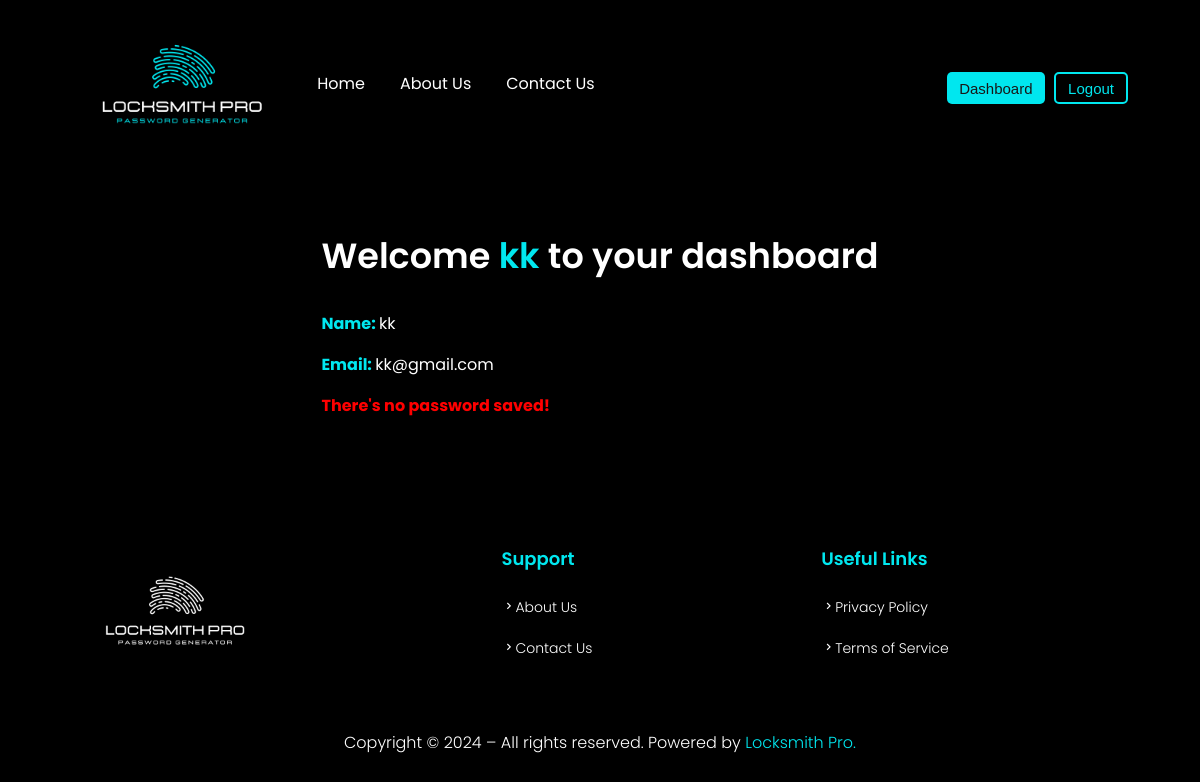
Before: /dashboard (signed in) with the older database file.
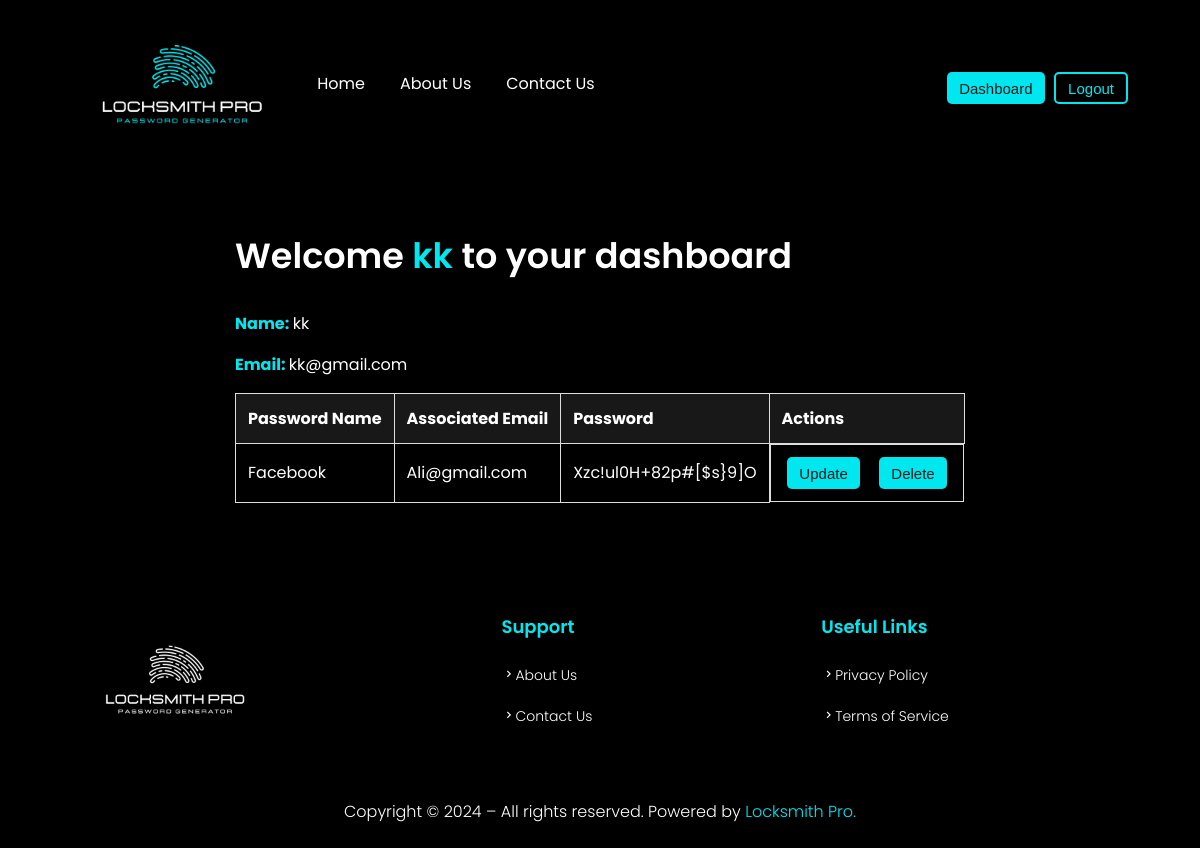
After: the same page with the newer database file.
### models.py (models this page shows, shortened)
class SavedPassword(db.Model):
    id = db.Column(db.Integer, primary_key=True)
    user_id = db.Column(db.Integer, db.ForeignKey('user.id'), nullable=False)
    password_name = db.Column(db.String(100), nullable=False)
    password_email = db.Column(db.String(100), nullable=False)
    password = db.Column(db.String(100), nullable=False)
    user = db.relationship('User', backref=db.backref('saved_passwords', lazy=True))

### locksmith.py (the view)
@app.route("/dashboard")
def dashboard():
    if session['user_id']:
        user_id = session['user_id']
        user = User.query.filter_by(email=session['email']).first()
        saves = SavedPassword.query.filter_by(user_id=user_id).all()
        return render_template('dashboard.html', saves=saves, user=user)
    return redirect('/login')

### templates/dashboard.html
{% extends 'base.html' %}
{% block content %}
<div class="container">
    <h2>Welcome <span style="color: #00E7EF;">{{user.name}}</span> to your dashboard</h2>
    <p><strong style="color: #00E7EF;" >Name: </strong> {{user.name }}</p>
    <p><strong style="color: #00E7EF;" >Email: </strong> {{user.email }}</p>
    {% if saves|length < 1 %}
        <p><strong style="color: red; text-align:center;" >There's no password saved!</strong></p>
    {% else %}
        <table>
            <thead>
                <tr>
                    <th>Password Name</th>
                    <th>Associated Email</th>
                    <th>Password</th>
                    <th>Actions</th>
                </tr>
            </thead>
            <tbody>
                {% for save in saves %}
                <tr>
                    <td onclick="copy(this)" >{{ save.password_name }}</td>
                    <td onclick="copy(this)" >{{ save.password_email }}</td>
                    <td onclick="copy(this)" >{{ save.password }}</td>
                    <td id="u-d-btn">
                        <a href="/update/{{ save.id }}"><button>Update</button></a>
                        <form action="{{ url_for('delete', id=save.id) }}" method="POST">
                            <button type="submit" id="delete">Delete</button>
                        </form>
                    </td>
                </tr>
                {% endfor %}
            </tbody>
        </table>
    {% endif %}
</div>
{% endblock content %}

Changed rows visible on the page:
added SavedPassword: password_name "Facebook", password_email "Ali@gmail.com", password "Xzc!ul0H+82p#[$s}9]O"
Other visible differences:
text no longer shown: "There's no password saved!"
text now shown: "Password Name Associated Email Password Actions"
